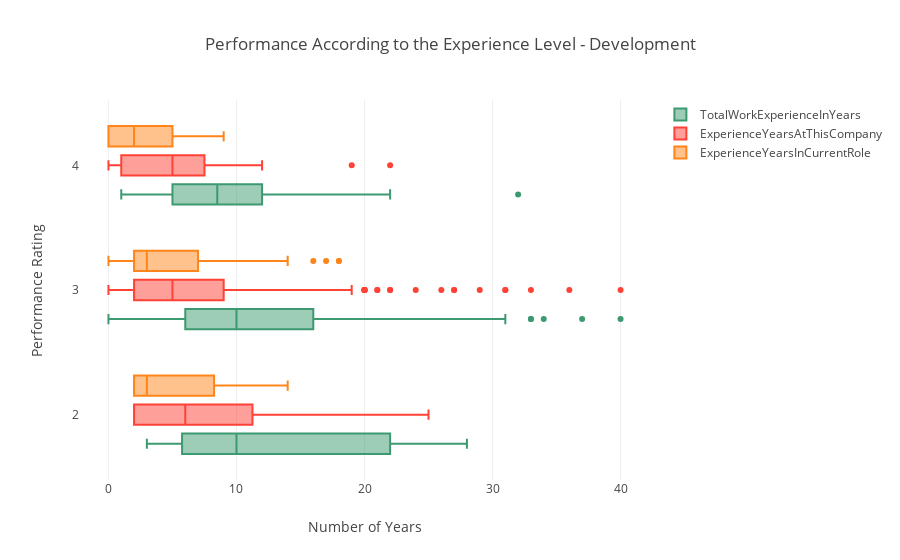

Notebook code for this chart:
### Markdown cell above
### (iv) Performance According to the Experience Level

### Code cell
data = [
    {
        'x': Development['TotalWorkExperienceInYears'],
        'y': Development['PerformanceRating'],
        'name':'TotalWorkExperienceInYears',
        'marker': {
            'color': '#3D9970'
        },
        'boxmean': False,
        'orientation': 'h',
        "type": "box",
    },
    {
        'x':Development['ExperienceYearsAtThisCompany'],
        'y':Development['PerformanceRating'],
        'name': 'ExperienceYearsAtThisCompany',
        'marker':{
            'color': '#FF4136',
        },
        'boxmean': False,
        'orientation': 'h',
        "type": "box",
    },
    {
        'x': Development['ExperienceYearsInCurrentRole'],
        'y': Development['PerformanceRating'],
        'name':'ExperienceYearsInCurrentRole',
        'marker': {
            'color': '#FF851B',
        },
        'boxmean': False,
        'orientation': 'h',
        "type": "box",
    }
]
layout = {
    'xaxis': {
        'title': 'Number of Years',
        'zeroline': False,
    },
    'yaxis': {
        'title': 'Performance Rating ',
        'zeroline': False,
    },
    'boxmode': 'group',
    'title': 'Performance According to the Experience Level - Development ',
}
fig = go.Figure(data=data, layout=layout)

py.iplot(fig)

### Figure 1 — Plotly figure (JSON) as saved in the notebook; plotly's stock layout.template omitted (floating-point values rounded to 4 significant figures; data arrays with more than 128 entries replaced by an {"elided": "..."} marker saying what was removed)
{"data": [{"boxmean": false, "marker": {"color": "#3D9970"}, "name": "TotalWorkExperienceInYears", "orientation": "h", "type": "box", "x": {"elided": "361 int values"}, "y": {"elided": "361 int values"}}, {"boxmean": false, "marker": {"color": "#FF4136"}, "name": "ExperienceYearsAtThisCompany", "orientation": "h", "type": "box", "x": {"elided": "361 int values"}, "y": {"elided": "361 int values"}}, {"boxmean": false, "marker": {"color": "#FF851B"}, "name": "ExperienceYearsInCurrentRole", "orientation": "h", "type": "box", "x": {"elided": "361 int values"}, "y": {"elided": "361 int values"}}], "layout": {"boxmode": "group", "title": "Performance According to the Experience Level - Development ", "xaxis": {"title": "Number of Years", "zeroline": false}, "yaxis": {"title": "Performance Rating ", "zeroline": false}}}
